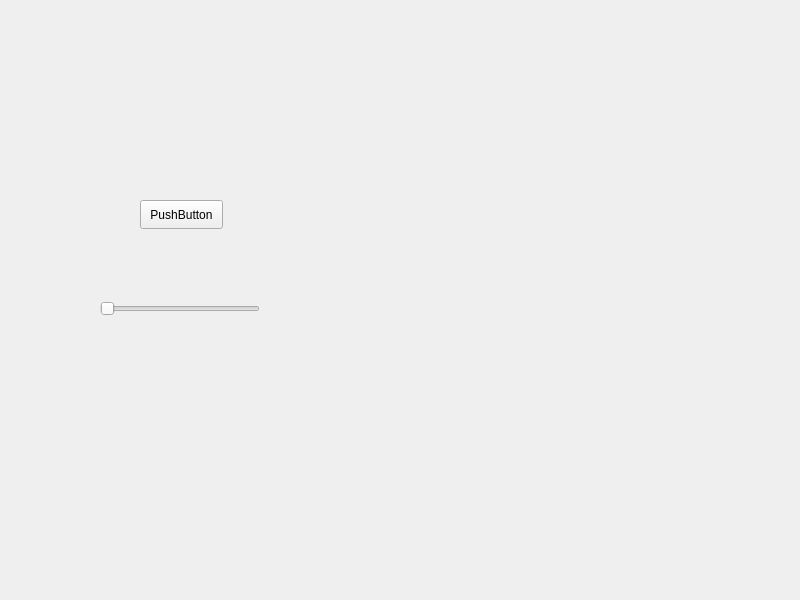
<?xml version="1.0" encoding="UTF-8"?>
<ui version="4.0">
 <class>Widget</class>
 <widget class="QWidget" name="Widget">
  <property name="geometry">
   <rect>
    <x>0</x>
    <y>0</y>
    <width>800</width>
    <height>600</height>
   </rect>
  </property>
  <property name="windowTitle">
   <string>Widget</string>
  </property>
  <widget class="QSlider" name="horizontalSlider">
   <property name="geometry">
    <rect>
     <x>100</x>
     <y>300</y>
     <width>160</width>
     <height>18</height>
    </rect>
   </property>
   <property name="orientation">
    <enum>Qt::Orientation::Horizontal</enum>
   </property>
  </widget>
  <widget class="QPushButton" name="pushButton">
   <property name="geometry">
    <rect>
     <x>140</x>
     <y>200</y>
     <width>83</width>
     <height>29</height>
    </rect>
   </property>
   <property name="text">
    <string>PushButton</string>
   </property>
  </widget>
  <widget class="QWidget" name="widget" native="true">
   <property name="geometry">
    <rect>
     <x>400</x>
     <y>150</y>
     <width>161</width>
     <height>111</height>
    </rect>
   </property>
  </widget>
 </widget>
 <resources/>
 <connections/>
</ui>
